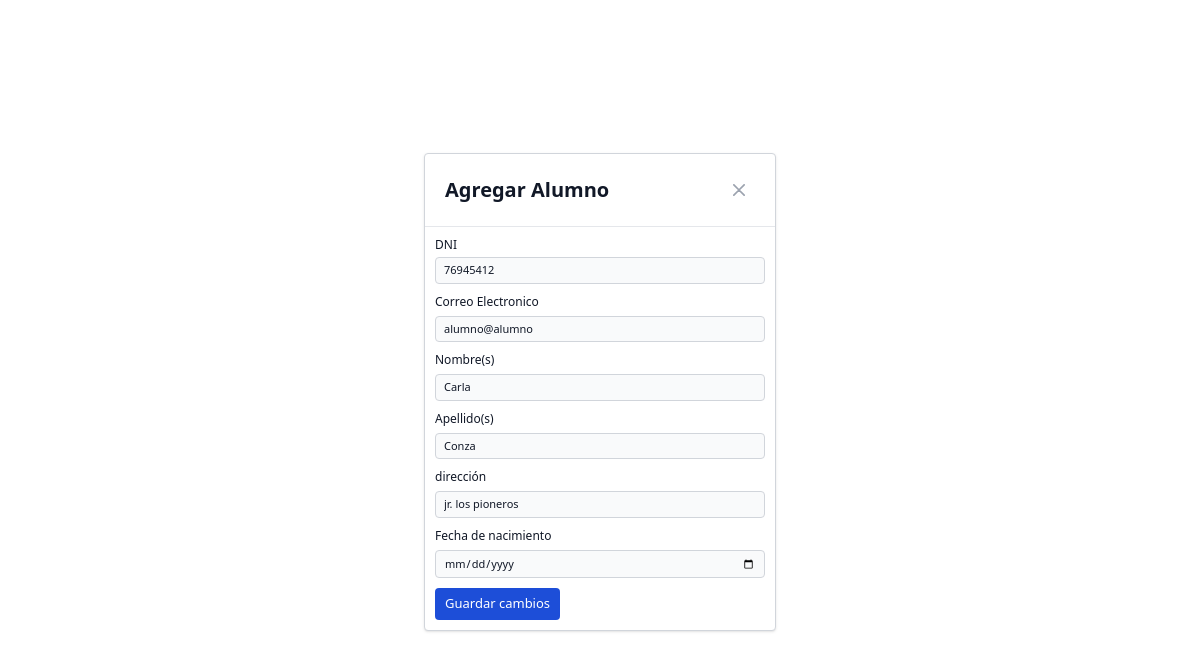
The app's page /alumnos/edit?id=3 with its own data.
### tables this page shows
CREATE TABLE `usuarios` (
  `id_usuario` int(11) NOT NULL AUTO_INCREMENT,
  `nombre` varchar(100) DEFAULT NULL,
  `apellido` varchar(100) DEFAULT NULL,
  `dni` varchar(20) DEFAULT NULL,
  `fecha_nacimiento` varchar(50) DEFAULT NULL,
  `direccion` varchar(200) DEFAULT NULL,
  `correo` varchar(220) DEFAULT NULL,
  `contrasena` varchar(255) DEFAULT NULL,
  `rol_id` int(11) DEFAULT NULL,
  `clase_id` int(11) DEFAULT NULL,
  PRIMARY KEY (`id_usuario`),
  UNIQUE KEY `correo` (`correo`),
  KEY `rol_id` (`rol_id`),
  KEY `clase_id` (`clase_id`),
  CONSTRAINT `usuarios_ibfk_1` FOREIGN KEY (`rol_id`) REFERENCES `roles` (`id_rol`),
  CONSTRAINT `usuarios_ibfk_2` FOREIGN KEY (`clase_id`) REFERENCES `clases` (`id`)
);

### Controllers/admin/AlumnoController.php (called while the page is built, shortened)
<?php
require_once $_SERVER["DOCUMENT_ROOT"] . "/Models/Model.php";
class AlumnoController
{
    protected $model;
    public function __construct()
    {
        $this->model = new User();
    }
    public function edit($id)
    {
        $alumno = $this->model->find($id);
        include $_SERVER["DOCUMENT_ROOT"] . "/views/admin/modalEdit.php";
    }
}

### config/database.php (called while the page is built)
<?php
return [
    "host" => "localhost",
    "dbname" => "university_db",
    "username" => "root",
    "password" => ""
];

### Models/Model.php (called while the page is built, shortened)
<?php
class Model
{
    private $db;
    protected $table;
    public function __construct()
    {
        $config = include($_SERVER["DOCUMENT_ROOT"] . "/config/database.php");
        try {
            $this->db = new mysqli(
                $config["host"],
                $config["username"],
                $config["password"],
                $config["dbname"]
            );
        } catch (mysqli_sql_exception $e) {
            echo "Error: " . $e->getMessage();
        }
    }
    public function find($id)
    {
        $res = $this->db->query("select * from {$this->table} where id_usuario = $id");
        $data = $res->fetch_assoc();
        return $data;
    }
}

### views/admin/modalEdit.php (the view, shortened to what this page needs)
<!DOCTYPE html>
<html lang="en">
<head>
    <link href="/public/output.css" rel="stylesheet">
</head>
<body>
    <div class="flex overflow-y-auto overflow-x-hidden fixed top-0 right-0 left-0 z-50 justify-center items-center w-full h-[calc(100%-1rem)] max-h-full">
        <div class="relative p-4 w-full max-w-sm max-h-full">
            <div class="relative bg-white rounded shadow border border-gray-300">
                <div class="flex items-center justify-between p-4 md:p-5 border-b rounded-t">
                    <h3 class="text-xl font-semibold text-gray-900 ">
                        Agregar Alumno
                    </h3>
                    <a class="end-2.5 text-gray-400 bg-transparent hover:bg-gray-200 hover:text-gray-900 rounded-lg text-sm w-8 h-8 ms-auto inline-flex justify-center items-center" href="/alumnos"><svg class="w-3 h-3" aria-hidden="true" xmlns="http://www.w3.org/2000/svg" fill="none" viewBox="0 0 14 14">
                            <path stroke="currentColor" stroke-linecap="round" stroke-linejoin="round" stroke-width="2" d="m1 1 6 6m0 0 6 6M7 7l6-6M7 7l-6 6" />
                        </svg></a>
                </div>
                <div class="p-2.5">
                    <form class="space-y-2.5" action="/alumnos/update" method="post">
                        <div>
                            <label for="dni" class="block mb-1 text-xs font-medium text-gray-900 ">DNI</label>
                            <input type="text" name="dni" id="dni" class="bg-gray-50 border border-gray-300 text-gray-900 text-[11px] rounded focus:ring-blue-500 focus:border-blue-500 block w-full px-2 py-1" value="<?= $alumno["dni"] ?>">
                        </div>
                        <div>
                            <label for="email" class="block mb-1.5 text-xs font-medium text-gray-900 ">Correo Electronico</label>
                            <input type="email" name="email" id="email" class="bg-gray-50 border border-gray-300 text-gray-900 text-[11px] rounded focus:ring-blue-500 focus:border-blue-500 block w-full px-2 py-1" value="<?= $alumno["correo"] ?>" required>
                        </div>
                        <div>
                            <label for="nombre" class="block mb-1.5 text-xs font-medium text-gray-900 ">Nombre(s)</label>
                            <input type="text" name="nombre" id="nombre" class="bg-gray-50 border border-gray-300 text-gray-900 text-[11px] rounded focus:ring-blue-500 focus:border-blue-500 block w-full px-2 py-1" value="<?= $alumno["nombre"] ?>" required>
                        </div>
                        <div>
                            <label for="apellido" class="block mb-1.5 text-xs font-medium text-gray-900 ">Apellido(s)</label>
                            <input type="apellido" name="apellido" id="apellido" class="bg-gray-50 border border-gray-300 text-gray-900 text-[11px] rounded focus:ring-blue-500 focus:border-blue-500 block w-full px-2 py-1" value="<?= $alumno["apellido"] ?>" required>
                        </div>
                        <div>
                            <label for="direccion" class="block mb-1.5 text-xs font-medium text-gray-900 ">dirección</label>
                            <input type="direccion" name="direccion" id="direccion" class="bg-gray-50 border border-gray-300 text-gray-900 text-[11px] rounded focus:ring-blue-500 focus:border-blue-500 block w-full px-2 py-1" value="<?= $alumno["direccion"] ?>">
                        </div>
                        <div>
                            <label for="fecha" class="block mb-1.5 text-xs font-medium text-gray-900 ">Fecha de nacimiento</label>
                            <input type="date" name="fecha" id="fecha" class="bg-gray-50 border border-gray-300 text-gray-900 text-[11px] rounded focus:ring-blue-500 focus:border-blue-500 block w-full px-2 py-1" value="<?= $alumno["fecha_nacimiento"] ?>">
                        </div>
                        <button type="submit" class="text-white bg-blue-700 hover:bg-blue-800 focus:ring-4 focus:outline-none focus:ring-blue-300 font-normal rounded text-[13px] py-1.5 px-2.5 text-center">Guardar cambios</button>
                    </form>
                </div>
            </div>
        </div>
    </div>
</body>
</html>

### records on screen
usuarios: dni "76945412", email "alumno@alumno", nombre "Carla", apellido "Conza", direccion "jr. los pioneros"
